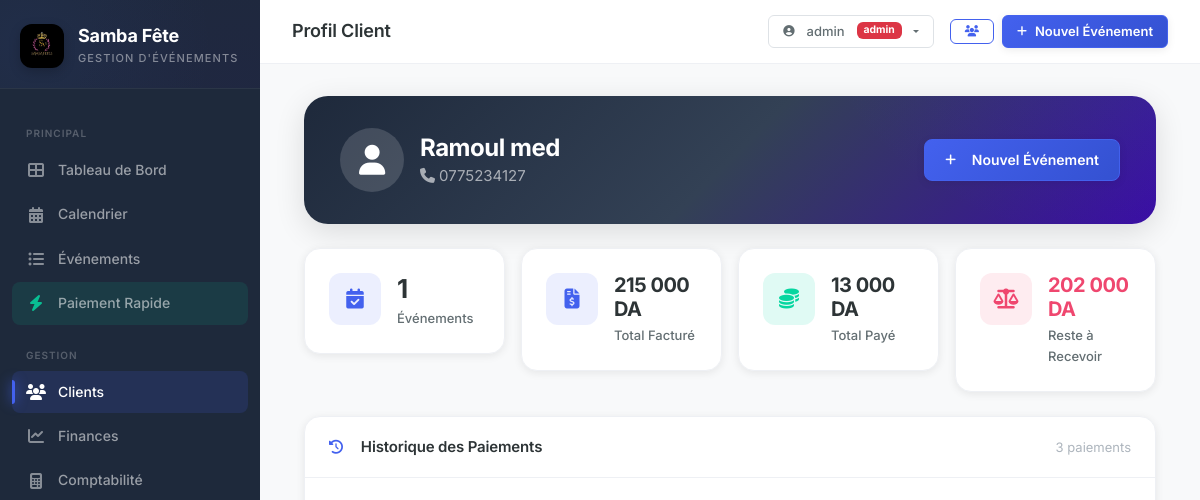
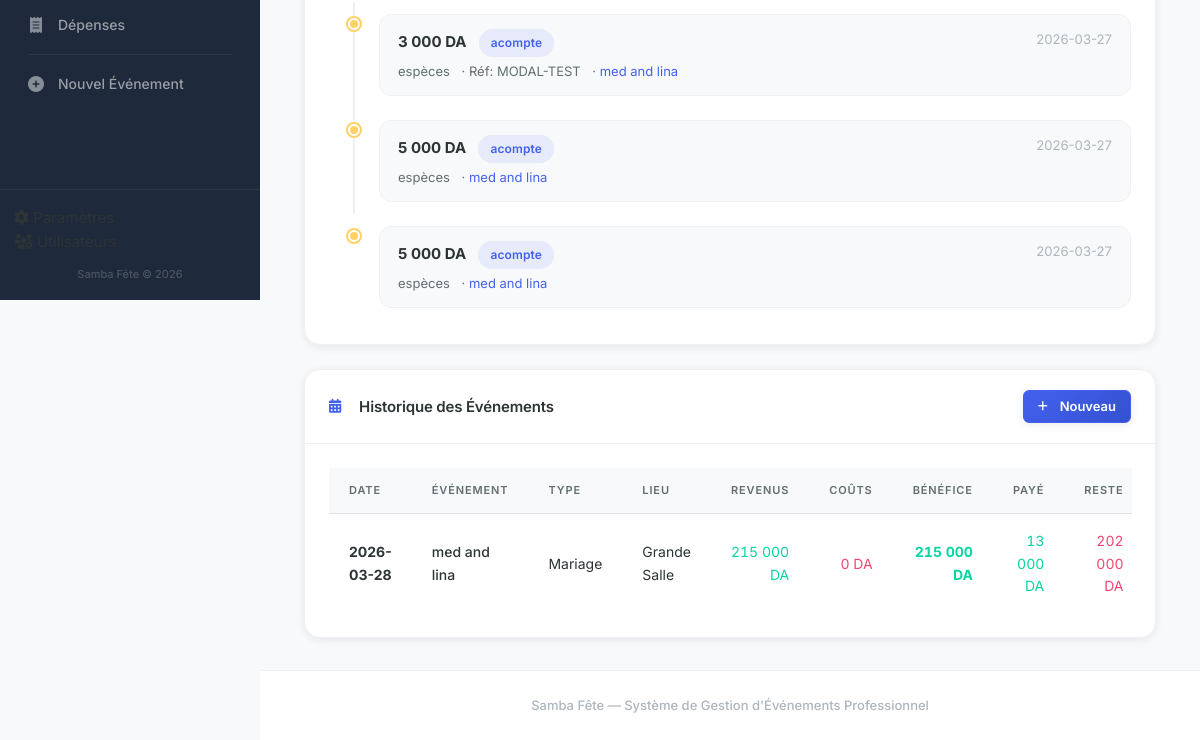
Page /client/6 (signed in) on the earlier database version (2 pictures, top to bottom).
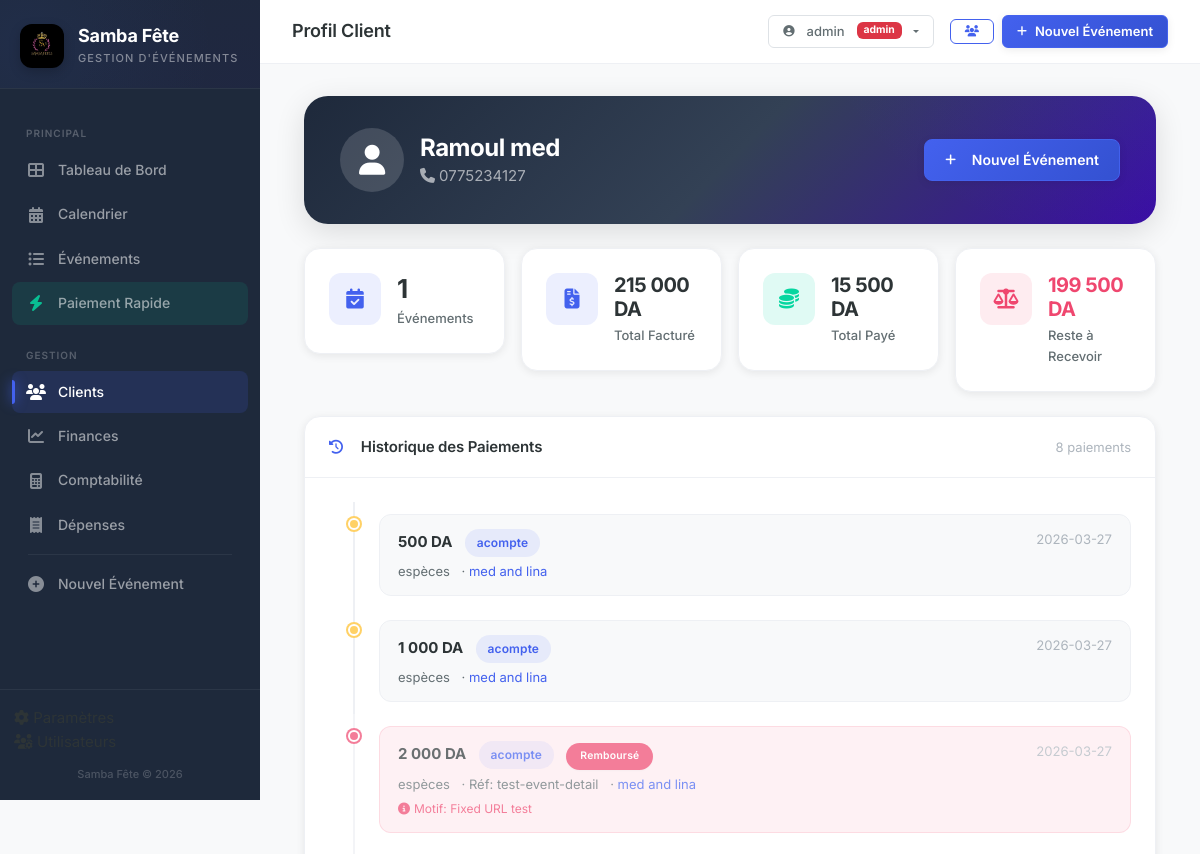
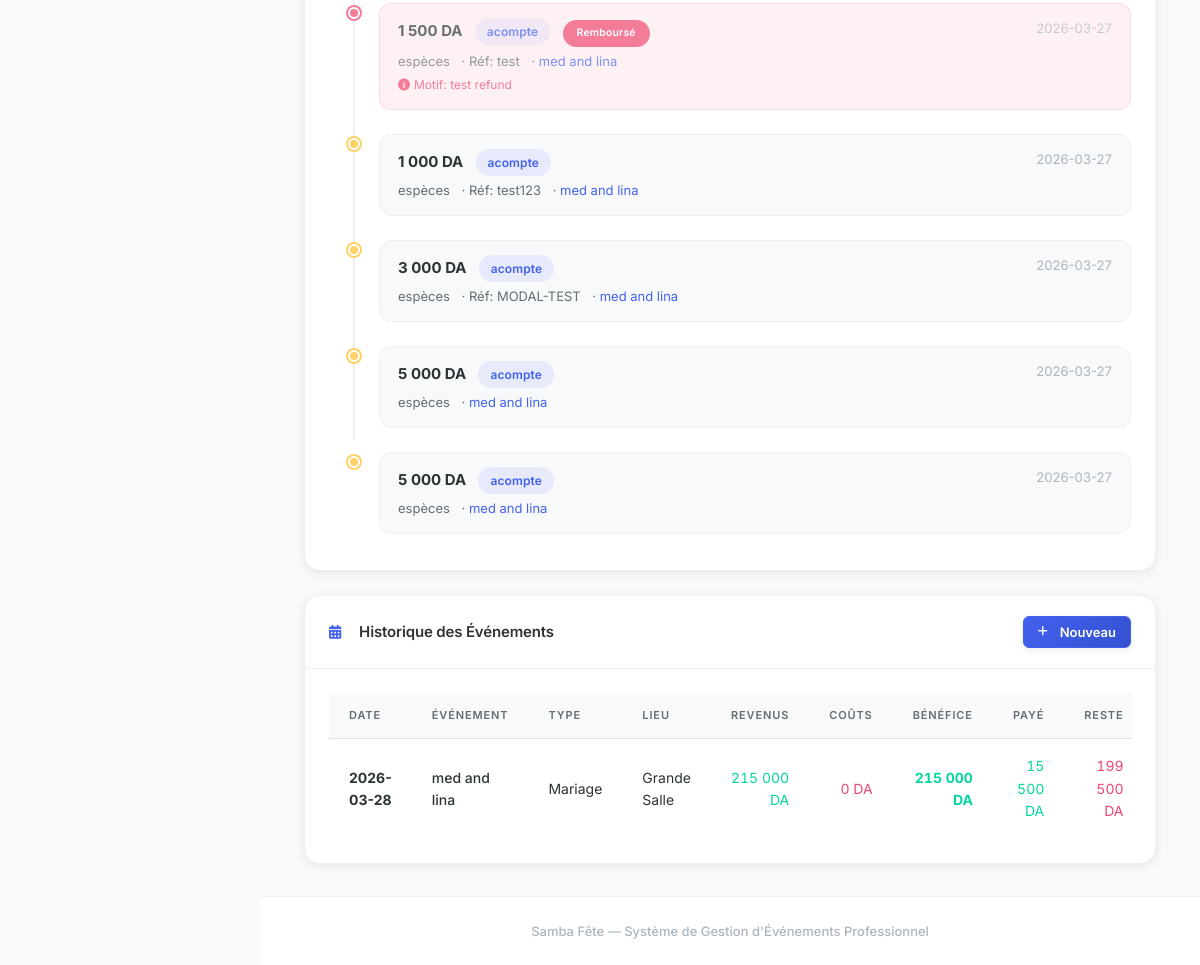
Same page on the later database version (2 pictures, top to bottom).
### tables this page shows
CREATE TABLE payments (
            id INTEGER PRIMARY KEY AUTOINCREMENT,
            event_id INTEGER NOT NULL,
            amount REAL NOT NULL,
            payment_date TEXT DEFAULT (datetime('now','localtime')),
            method TEXT DEFAULT 'espèces',
            payment_type TEXT DEFAULT 'acompte',
            reference TEXT,
            is_refunded INTEGER DEFAULT 0,
            refund_date TEXT,
            refund_reason TEXT,
            notes TEXT,
            FOREIGN KEY (event_id) REFERENCES events(id)
        );

CREATE TABLE events (
            id INTEGER PRIMARY KEY AUTOINCREMENT,
            title TEXT NOT NULL,
            client_id INTEGER NOT NULL,
            venue_id INTEGER NOT NULL,
            venue_id2 INTEGER,
            event_type TEXT NOT NULL,
            event_date TEXT NOT NULL,
            time_slot TEXT NOT NULL,
            guests_men INTEGER DEFAULT 0,
            guests_women INTEGER DEFAULT 0,
            status TEXT DEFAULT 'en attente',
            notes TEXT,
            total_amount REAL DEFAULT 0,
            deposit_required REAL DEFAULT 20000,
            created_at TEXT DEFAULT (datetime('now','localtime')),
            updated_at TEXT DEFAULT (datetime('now','localtime')),
            FOREIGN KEY (client_id) REFERENCES clients(id),
            FOREIGN KEY (venue_id) REFERENCES venues(id),
            FOREIGN KEY (venue_id2) REFERENCES venues(id)
        );

CREATE TABLE venues (
            id INTEGER PRIMARY KEY AUTOINCREMENT,
            name TEXT NOT NULL,
            capacity_men INTEGER DEFAULT 0,
            capacity_women INTEGER DEFAULT 0,
            is_active INTEGER DEFAULT 1
        );

### app.py (the view)
@app.route("/client/<int:client_id>")
@login_required
def client_detail(client_id):
    db = get_db_connection()
    client = db.execute("SELECT * FROM clients WHERE id=?", (client_id,)).fetchone()
    if not client:
        flash("Client introuvable", "danger")
        return redirect(url_for("client_list"))
    events = db.execute(
        "SELECT e.*, v.name as venue_name FROM events e "
        "JOIN venues v ON e.venue_id=v.id WHERE e.client_id=? ORDER BY e.event_date DESC",
        (client_id,),
    ).fetchall()
    total_owed = db.execute(
        "SELECT COALESCE(SUM(total_amount),0) as s FROM events WHERE client_id=?",
        (client_id,),
    ).fetchone()["s"]
    total_paid = db.execute(
        "SELECT COALESCE(SUM(CASE WHEN p.is_refunded=0 THEN p.amount ELSE 0 END),0) as s "
        "FROM payments p JOIN events e ON p.event_id=e.id WHERE e.client_id=?",
        (client_id,),
    ).fetchone()["s"]
    all_payments = db.execute(
        "SELECT p.*, e.title as event_title, e.id as event_id "
        "FROM payments p "
        "JOIN events e ON p.event_id=e.id "
        "WHERE e.client_id=? "
        "ORDER BY p.payment_date DESC",
        (client_id,),
    ).fetchall()
    event_financials = {}
    for ev in events:
        revenue = db.execute(
            "SELECT COALESCE(SUM(amount),0) as s FROM event_lines WHERE event_id=? AND is_cost=0",
            (ev["id"],),
        ).fetchone()["s"]
        costs = db.execute(
            "SELECT COALESCE(SUM(amount),0) as s FROM event_lines WHERE event_id=? AND is_cost=1",
            (ev["id"],),
        ).fetchone()["s"]
        paid = db.execute(
            "SELECT COALESCE(SUM(amount),0) as s FROM payments WHERE event_id=? AND is_refunded=0",
            (ev["id"],),
        ).fetchone()["s"]
        event_financials[ev["id"]] = {
            "revenue": float(revenue),
            "costs": float(costs),
            "profit": float(revenue) - float(costs),
            "paid": float(paid),
            "remaining": round(float(ev["total_amount"]) - float(paid), 2),
        }
    return render_template(
        "client_detail.html",
        client=client,
        events=events,
        total_owed=total_owed,
        total_paid=total_paid,
        all_payments=all_payments,
        event_financials=event_financials,
    )

### app.py (called while the page is built)
@login_manager.user_loader
def load_user(user_id):
    return get_user_by_id(user_id)

@app.teardown_appcontext
def close_db_connection(exception):
    db = getattr(g, "_database", None)
    if db is not None:
        db.close()

def get_db_connection():
    db = getattr(g, "_database", None)
    if db is None:
        db = g._database = get_db()
    return db

def format_da(amount):
    try:
        return f"{float(amount):,.0f} DA".replace(",", " ")
    except (ValueError, TypeError):
        return "0 DA"

@app.context_processor
def inject_year():
    return {"current_year": datetime.now().year}

### models.py (called while the page is built)
def is_postgres():
    return DATABASE_URL.startswith("postgresql://")

def get_db():
    if is_postgres():
        conn = psycopg2.connect(DATABASE_URL)
        conn.autocommit = True
        return DB(conn, True)
    else:
        import sqlite3
        db_path = os.path.join(
            os.path.dirname(os.path.abspath(__file__)), "samba_fete.db"
        )
        conn = sqlite3.connect(db_path, timeout=10)
        conn.row_factory = sqlite3.Row
        conn.execute("PRAGMA foreign_keys = ON")
        return DB(conn, False)

    @property
    def is_authenticated(self):
        return True

### templates/client_detail.html (shortened to what the changed rows need)
{% extends "base.html" %}
{% block content %}
<div class="container-fluid">
    <div class="event-header-bar mb-4">
        <div class="row align-items-center">
            <div class="col-md-8">
                <div class="d-flex align-items-center">
                    <div>
                        <h2 class="event-title mb-0">{{ client.name }}</h2>
                    </div>
                </div>
            </div>
        </div>
    </div>
    <div class="row g-3 mb-4">
        <div class="col-6 col-lg-3">
            <div class="stat-card">
                <div class="stat-info">
                    <span class="stat-value" style="font-size: 1.25rem;">{{ total_paid | format_da }}</span>
                    <span class="stat-label">Total Payé</span>
                </div>
            </div>
        </div>
        <div class="col-6 col-lg-3">
            <div class="stat-card">
                {% set remaining = total_owed - total_paid %}
                <div class="stat-info">
                    <span class="stat-value {% if remaining > 0 %}text-danger{% else %}text-success{% endif %}" style="font-size: 1.25rem;">
                        {{ remaining | format_da }}
                    </span>
                    <span class="stat-label">Reste à Recevoir</span>
                </div>
            </div>
        </div>
    </div>
    {% if all_payments %}
    <div class="card-custom mb-4">
        <div class="card-header-custom">
            <h5 class="mb-0"><i class="fas fa-history me-2"></i>Historique des Paiements</h5>
            <span class="text-muted" style="font-size: 0.8125rem;">{{ all_payments | length }} paiements</span>
        </div>
        <div class="card-body-custom">
            <div class="payment-timeline">
                {% for p in all_payments %}
                <div class="timeline-item {% if p.is_refunded %}refunded{% endif %}">
                    <div class="timeline-marker {% if p.is_refunded %}refunded{% elif p.payment_type == 'acompte' %}deposit{% elif p.payment_type == 'solde' %}final{% endif %}"></div>
                    <div class="timeline-content">
                        <div class="d-flex justify-content-between align-items-start">
                            <div>
                                <strong style="font-size: 0.9375rem;">{{ p.amount | format_da }}</strong>
                                <span class="badge-slot ms-2">{{ p.payment_type }}</span>
                                {% if p.is_refunded %}
                                <span class="badge-status ms-2" style="background: var(--danger); font-size: 0.65rem;">Remboursé</span>
                                {% endif %}
                            </div>
                                <small class="text-muted">{{ p.payment_date[:10] if p.payment_date else 'N/A' }}</small>
                        </div>
                        <div class="mt-1" style="font-size: 0.8125rem; color: var(--text-secondary);">
                            <span>{{ p.method }}</span>
                            {% if p.reference %}
                            <span class="ms-2">· Réf: {{ p.reference }}</span>
                            {% endif %}
                            <span class="ms-2">· <a href="{{ url_for('event_detail', event_id=p.event_id) }}">{{ p.event_title }}</a></span>
                        </div>
                        {% if p.is_refunded and p.notes and '[REMBOURSÉ' in p.notes %}
                        <div class="mt-1" style="font-size: 0.75rem; color: var(--danger);">
                            <i class="fas fa-info-circle me-1"></i>Motif: {{ p.notes.split('[REMBOURSÉ')[-1].rstrip(']').strip(': ') }}
                        </div>
                        {% endif %}
                    </div>
                </div>
                {% endfor %}
            </div>
        </div>
    </div>
    {% endif %}
    <div class="card-custom">
        <div class="card-body-custom">
            {% if events %}
            <div class="table-responsive">
                <table class="table-elegant">
                    <thead>
                        <tr>
                            <th>Date</th>
                            <th>Événement</th>
                            <th>Type</th>
                            <th>Lieu</th>
                            <th class="text-end">Revenus</th>
                            <th class="text-end">Coûts</th>
                            <th class="text-end">Bénéfice</th>
                            <th class="text-end">Payé</th>
                            <th class="text-end">Reste</th>
                        </tr>
                    </thead>
                    <tbody>
                        {% for ev in events %}
                        {% set ev_data = event_financials[ev.id] %}
                        <tr class="clickable-row" onclick="window.location='{{ url_for('event_detail', event_id=ev.id) }}'">
                            <td><strong>{{ ev.event_date[:10] }}</strong></td>
                            <td style="font-weight: 500;">{{ ev.title }}</td>
                            <td>{{ ev.event_type }}</td>
                            <td>{{ ev.venue_name }}</td>
                            <td class="text-end text-success" style="font-variant-numeric: tabular-nums;">{{ ev_data.revenue | format_da }}</td>
                            <td class="text-end text-danger" style="font-variant-numeric: tabular-nums;">{{ ev_data.costs | format_da }}</td>
                            <td class="text-end" style="font-weight: 700; font-variant-numeric: tabular-nums; {% if ev_data.profit > 0 %}color: var(--success);{% else %}color: var(--danger);{% endif %}">
                                {{ ev_data.profit | format_da }}
                            </td>
                            <td class="text-end text-success" style="font-variant-numeric: tabular-nums;">{{ ev_data.paid | format_da }}</td>
                            <td class="text-end {% if ev_data.remaining > 0 %}text-danger{% endif %}" style="font-variant-numeric: tabular-nums;">
                                {{ ev_data.remaining | format_da }}
                            </td>
                        </tr>
                        {% endfor %}
                    </tbody>
                </table>
            </div>
            {% endif %}
        </div>
    </div>
</div>
{% endblock %}

Differences in the rows shown:
added payments: is_refunded 0 (drawn), amount "500 DA", payment_type "acompte", payment_date "2026-03-27", method "espèces", event_title "med and lina"
added payments: is_refunded 0 (drawn), amount "1 000 DA", payment_type "acompte", payment_date "2026-03-27", method "espèces", event_title "med and lina"
added payments: is_refunded 1 (drawn), amount "2 000 DA", payment_type "acompte", payment_date "2026-03-27", method "espèces", reference "test-event-detail", event_title "med and lina", notes.split "Fixed URL test"
added payments: is_refunded 1 (drawn), amount "1 500 DA", payment_type "acompte", payment_date "2026-03-27", method "espèces", reference "test", event_title "med and lina", notes.split "test refund"
added payments: is_refunded 0 (drawn), amount "1 000 DA", payment_type "acompte", payment_date "2026-03-27", method "espèces", reference "test123", event_title "med and lina"
computed for events "med and lina": paid "13 000 DA" → "15 500 DA"; remaining "202 000 DA" → "199 500 DA"
Other differences:
{{ total_paid | format_da }}: "13 000 DA" → "15 500 DA"
{{ remaining | format_da }}: "202 000 DA" → "199 500 DA"
{{ all_payments | length }}: "3" → "8"
